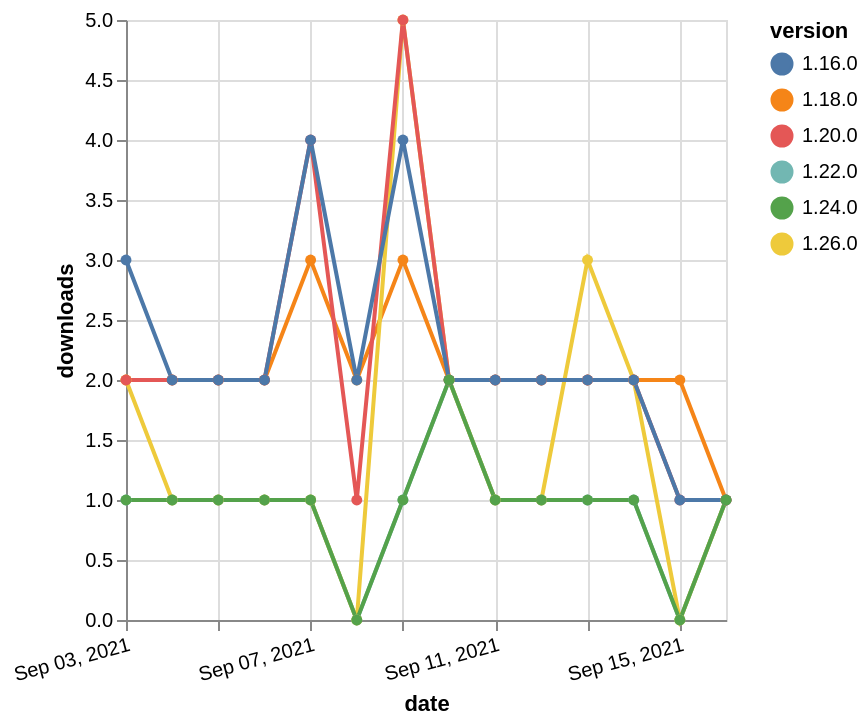

Vega-Lite specification for this chart:
### Vega-Lite specification from a JSON file in a GitHub repository (floating-point values rounded to 4 significant figures)
{"$schema": "https://vega.github.io/schema/vega-lite/v5.json", "description": "A simple bar chart with embedded data.", "data": {"values": [{"date": "2021-09-03", "total": 2633, "delta": 2, "version": "1.18.0"}, {"date": "2021-09-04", "total": 2635, "delta": 2, "version": "1.18.0"}, {"date": "2021-09-05", "total": 2637, "delta": 2, "version": "1.18.0"}, {"date": "2021-09-06", "total": 2639, "delta": 2, "version": "1.18.0"}, {"date": "2021-09-07", "total": 2642, "delta": 3, "version": "1.18.0"}, {"date": "2021-09-08", "total": 2644, "delta": 2, "version": "1.18.0"}, {"date": "2021-09-09", "total": 2647, "delta": 3, "version": "1.18.0"}, {"date": "2021-09-10", "total": 2649, "delta": 2, "version": "1.18.0"}, {"date": "2021-09-11", "total": 2651, "delta": 2, "version": "1.18.0"}, {"date": "2021-09-12", "total": 2653, "delta": 2, "version": "1.18.0"}, {"date": "2021-09-13", "total": 2655, "delta": 2, "version": "1.18.0"}, {"date": "2021-09-14", "total": 2657, "delta": 2, "version": "1.18.0"}, {"date": "2021-09-15", "total": 2659, "delta": 2, "version": "1.18.0"}, {"date": "2021-09-16", "total": 2660, "delta": 1, "version": "1.18.0"}, {"date": "2021-09-03", "total": 257, "delta": 1, "version": "1.22.0"}, {"date": "2021-09-04", "total": 258, "delta": 1, "version": "1.22.0"}, {"date": "2021-09-05", "total": 259, "delta": 1, "version": "1.22.0"}, {"date": "2021-09-06", "total": 260, "delta": 1, "version": "1.22.0"}, {"date": "2021-09-07", "total": 261, "delta": 1, "version": "1.22.0"}, {"date": "2021-09-08", "total": 261, "delta": 0, "version": "1.22.0"}, {"date": "2021-09-09", "total": 262, "delta": 1, "version": "1.22.0"}, {"date": "2021-09-10", "total": 264, "delta": 2, "version": "1.22.0"}, {"date": "2021-09-11", "total": 265, "delta": 1, "version": "1.22.0"}, {"date": "2021-09-12", "total": 266, "delta": 1, "version": "1.22.0"}, {"date": "2021-09-13", "total": 267, "delta": 1, "version": "1.22.0"}, {"date": "2021-09-14", "total": 268, "delta": 1, "version": "1.22.0"}, {"date": "2021-09-15", "total": 268, "delta": 0, "version": "1.22.0"}, {"date": "2021-09-16", "total": 269, "delta": 1, "version": "1.22.0"}, {"date": "2021-09-03", "total": 222, "delta": 2, "version": "1.26.0"}, {"date": "2021-09-04", "total": 223, "delta": 1, "version": "1.26.0"}, {"date": "2021-09-05", "total": 224, "delta": 1, "version": "1.26.0"}, {"date": "2021-09-06", "total": 225, "delta": 1, "version": "1.26.0"}, {"date": "2021-09-07", "total": 226, "delta": 1, "version": "1.26.0"}, {"date": "2021-09-08", "total": 226, "delta": 0, "version": "1.26.0"}, {"date": "2021-09-09", "total": 231, "delta": 5, "version": "1.26.0"}, {"date": "2021-09-10", "total": 233, "delta": 2, "version": "1.26.0"}, {"date": "2021-09-11", "total": 234, "delta": 1, "version": "1.26.0"}, {"date": "2021-09-12", "total": 235, "delta": 1, "version": "1.26.0"}, {"date": "2021-09-13", "total": 238, "delta": 3, "version": "1.26.0"}, {"date": "2021-09-14", "total": 240, "delta": 2, "version": "1.26.0"}, {"date": "2021-09-15", "total": 240, "delta": 0, "version": "1.26.0"}, {"date": "2021-09-16", "total": 241, "delta": 1, "version": "1.26.0"}, {"date": "2021-09-03", "total": 2470, "delta": 2, "version": "1.20.0"}, {"date": "2021-09-04", "total": 2472, "delta": 2, "version": "1.20.0"}, {"date": "2021-09-05", "total": 2474, "delta": 2, "version": "1.20.0"}, {"date": "2021-09-06", "total": 2476, "delta": 2, "version": "1.20.0"}, {"date": "2021-09-07", "total": 2480, "delta": 4, "version": "1.20.0"}, {"date": "2021-09-08", "total": 2481, "delta": 1, "version": "1.20.0"}, {"date": "2021-09-09", "total": 2486, "delta": 5, "version": "1.20.0"}, {"date": "2021-09-10", "total": 2488, "delta": 2, "version": "1.20.0"}, {"date": "2021-09-11", "total": 2490, "delta": 2, "version": "1.20.0"}, {"date": "2021-09-12", "total": 2492, "delta": 2, "version": "1.20.0"}, {"date": "2021-09-13", "total": 2494, "delta": 2, "version": "1.20.0"}, {"date": "2021-09-14", "total": 2496, "delta": 2, "version": "1.20.0"}, {"date": "2021-09-15", "total": 2497, "delta": 1, "version": "1.20.0"}, {"date": "2021-09-16", "total": 2498, "delta": 1, "version": "1.20.0"}, {"date": "2021-09-03", "total": 3062, "delta": 3, "version": "1.16.0"}, {"date": "2021-09-04", "total": 3064, "delta": 2, "version": "1.16.0"}, {"date": "2021-09-05", "total": 3066, "delta": 2, "version": "1.16.0"}, {"date": "2021-09-06", "total": 3068, "delta": 2, "version": "1.16.0"}, {"date": "2021-09-07", "total": 3072, "delta": 4, "version": "1.16.0"}, {"date": "2021-09-08", "total": 3074, "delta": 2, "version": "1.16.0"}, {"date": "2021-09-09", "total": 3078, "delta": 4, "version": "1.16.0"}, {"date": "2021-09-10", "total": 3080, "delta": 2, "version": "1.16.0"}, {"date": "2021-09-11", "total": 3082, "delta": 2, "version": "1.16.0"}, {"date": "2021-09-12", "total": 3084, "delta": 2, "version": "1.16.0"}, {"date": "2021-09-13", "total": 3086, "delta": 2, "version": "1.16.0"}, {"date": "2021-09-14", "total": 3088, "delta": 2, "version": "1.16.0"}, {"date": "2021-09-15", "total": 3089, "delta": 1, "version": "1.16.0"}, {"date": "2021-09-16", "total": 3090, "delta": 1, "version": "1.16.0"}, {"date": "2021-09-03", "total": 206, "delta": 1, "version": "1.24.0"}, {"date": "2021-09-04", "total": 207, "delta": 1, "version": "1.24.0"}, {"date": "2021-09-05", "total": 208, "delta": 1, "version": "1.24.0"}, {"date": "2021-09-06", "total": 209, "delta": 1, "version": "1.24.0"}, {"date": "2021-09-07", "total": 210, "delta": 1, "version": "1.24.0"}, {"date": "2021-09-08", "total": 210, "delta": 0, "version": "1.24.0"}, {"date": "2021-09-09", "total": 211, "delta": 1, "version": "1.24.0"}, {"date": "2021-09-10", "total": 213, "delta": 2, "version": "1.24.0"}, {"date": "2021-09-11", "total": 214, "delta": 1, "version": "1.24.0"}, {"date": "2021-09-12", "total": 215, "delta": 1, "version": "1.24.0"}, {"date": "2021-09-13", "total": 216, "delta": 1, "version": "1.24.0"}, {"date": "2021-09-14", "total": 217, "delta": 1, "version": "1.24.0"}, {"date": "2021-09-15", "total": 217, "delta": 0, "version": "1.24.0"}, {"date": "2021-09-16", "total": 218, "delta": 1, "version": "1.24.0"}]}, "width": "container", "mark": {"type": "line", "point": {"filled": true}}, "encoding": {"x": {"field": "date", "type": "temporal", "timeUnit": "yearmonthdate", "title": "date", "axis": {"labelAngle": -15}}, "y": {"field": "delta", "type": "quantitative", "title": "downloads"}, "color": {"field": "version", "type": "nominal"}, "tooltip": {"field": "delta"}}}
